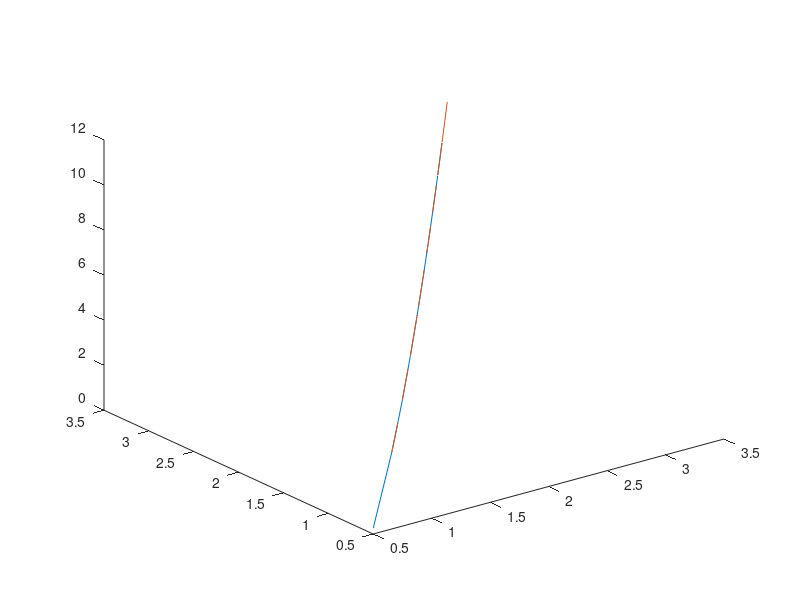

MATLAB code for this plot:
%El presente archivo contiene el algoritmo desarrollado en GNU Octave para el calculo de la geodesica en el paraboloide hiperbolico (de tipo f(u,v)=u*v)
%Si se busca ejecutar el script recordar que debe encontrarse en la misma carpeta donde se ha guardado
%Es interesante realizar varias ejecuciones con distintos valores de a, b, M y el vector y0
%Notar que cuanto mayor es M, menor sera el error_porcentual


%Calculo de los valores de u(t) y v(t) a traves del algoritmo de Euler implementado para la parametrizacion del paraboloide hiperbolico
a=0; %Inicio del intervalo
b=10; %Fin del intervalo
M=10; %Cantidad de iteraciones
y0=[0.50148,0.50148,0.70293,0.70293]; %Valores iniciales de u, v, p, q respectivamente. Los valores por defecto cumplen que la norma de la derivada de la geodesica en este vector es 1
h=(b-a)/M; %Tamano del paso
Y=zeros(4,M);
Y(1,1)=y0(1);
Y(2,1)=y0(2);
Y(3,1)=y0(3);
Y(4,1)=y0(4);
for k=1:M-1 
  Y(1,k+1)=Y(1,k)+h*Y(3,k);
  Y(2,k+1)=Y(2,k)+h*Y(4,k);
  Y(3,k+1)=Y(3,k)+h*((-2*Y(2,k)*Y(3,k)*Y(4,k))/(Y(1,k)^2+Y(2,k)^2+1));
  Y(4,k+1)=Y(4,k)+h*((-2*Y(1,k)*Y(3,k)*Y(4,k))/(Y(1,k)^2+Y(2,k)^2+1));
endfor
u_euler=Y(1,1:M) %Valores de u segun Euler
v_euler=Y(2,1:M) %Valores de v segun Euler


%Calculo de los valores de u(t) y v(t) utilizando el comando "lsode" propio de GNU Octave para la resolucion de EDO's de primer orden
t=[a:h:b];
x0=[y0(1),y0(3),y0(2),y0(4)]; 
fun=@(x,t)[x(2);((-2*x(3)*x(2)*x(4))/(x(1)^2+x(3)^2+1));x(4);((-2*x(1)*x(2)*x(4))/(x(1)^2+x(3)^2+1))]; %x(1) es u, x(2) es p, x(3) es v y x(4) es q. Por esta razon cambia el orden de x0 respecto de y0 a pesar de usarse los mismos valores
Z=lsode(fun,x0,t); %Columna 1 es u, 2 es p, 3 es v y 4 es q. Cada fila es el paso h
u_octave=Z(1:M,1)' %Valores de u segun Octave
v_octave=Z(1:M,3)' %Valores de v segun Octave


%Valores de la parametrizacion
g_euler=zeros(M,3);
for i=1:M
g_euler(i,1)=u_euler(i);
g_euler(i,2)=v_euler(i);
g_euler(i,3)=u_euler(i).*v_euler(i);
endfor
g_octave=zeros(M,3);
for i=1:M
g_octave(i,1)=u_octave(i);
g_octave(i,2)=v_octave(i);
g_octave(i,3)=u_octave(i).*v_octave(i);
endfor
g_euler %Valor de la parametrizacion en cada paso utilizando u y v obtenidos por Euler (g_euler(i,j) : valor de la coordenada j de la parametrizacion en el paso i)
g_octave %Valor de la parametrizacion en cada paso utilizando u y v obtenidos por Octave (g_octave(i,j) : valor de la coordenada j de la parametrizacion en el paso i)


%Calculo de errores
g_error=(g_euler-g_octave); 
error=zeros(1,M);
for i=1:M
error(1,i)=norm(g_error(i,1:3),2); %Es la norma de la diferencia de los vectores de la parametrizacion en cada paso utilizando los valores obtenidos por Euler y Octave 
endfor
norma_octave=zeros(1,M);
for i=1:M
norma_octave(1,i)=norm(g_octave(i,1:3),2); %Norma de cada vector de los valores de octave en cada paso
endfor
error_porcentual=(error./norma_octave) %Error porcentual. Es el mostrado en pantalla 
p=mean(error_porcentual)

plot3(u_euler,v_euler,u_euler.*v_euler)
hold
plot3(u_octave,v_octave,u_octave.*v_octave)
